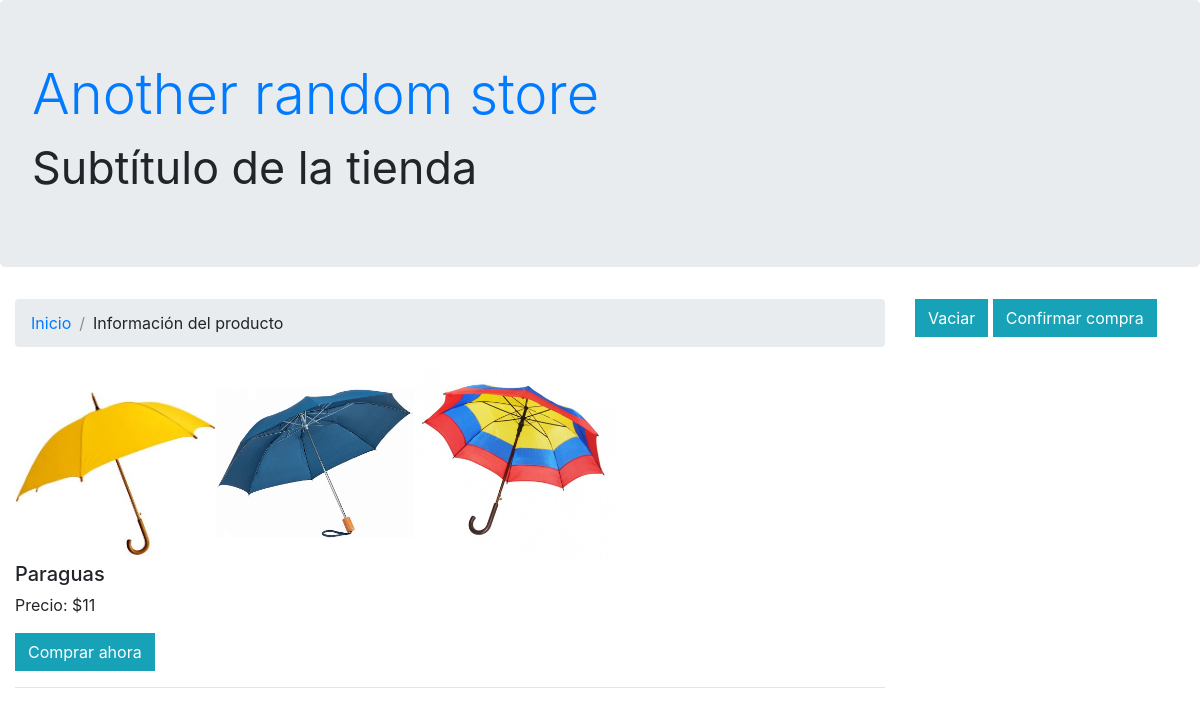
The page /producto.php?idproducto=1 on the database its author committed.
### tables this page shows
CREATE TABLE IF NOT EXISTS `imagenesproducto` (
  `idimagen` int(10) NOT NULL AUTO_INCREMENT,
  `idproducto` int(10) NOT NULL,
  `imagen` varchar(100) NOT NULL,
  `titulo` varchar(100) NOT NULL,
  `descripcion` varchar(100) NOT NULL,
  PRIMARY KEY (`idimagen`),
  KEY `idproducto` (`idproducto`)
);

CREATE TABLE IF NOT EXISTS `productos` (
  `idproducto` int(10) NOT NULL AUTO_INCREMENT,
  `nombreproducto` varchar(100) NOT NULL,
  `descripcion` varchar(100) NOT NULL,
  `precio` decimal(10,0) NOT NULL,
  `peso` double NOT NULL,
  `existencias` int(10) NOT NULL,
  PRIMARY KEY (`idproducto`)
);

### producto.php (the view, shortened to what this page needs)
<?php
include 'conexion.php';
include 'header.php';
$peticion = "SELECT * FROM productos WHERE idproducto=".$_GET['idproducto']." LIMIT 1";
$resultado = mysqli_query($conexion, $peticion);
?>
<section class="col-sm-12">
     <ol class="breadcrumb">
          <li class="breadcrumb-item active"><a href="index.php">Inicio</a></li>
          <li class="breadcrumb-item">Información del producto</li>
     </ol>
</section>
<?php
while ($fila = mysqli_fetch_array($resultado)) {
     echo "<article class='container justify-content-between'>";
     $peticion2 = "SELECT * FROM imagenesproducto WHERE idproducto =".$fila['idproducto']."";
     $resultado2 = mysqli_query($conexion, $peticion2)or die(mysql_error());
     while ($fila2 = mysqli_fetch_array($resultado2)) {
          echo "<img src='img/".$fila2['imagen']." 'class='' width='200'>";
     }
   echo "<h5 class=''>".$fila['nombreproducto']."</h5>";
   echo "<p class=''> Precio: $".$fila['precio']."</p>";
   echo "<button class='botoncompra btn btn-info' value='".$fila['idproducto']."' >Comprar ahora</button>";
   echo "<br><hr>
   </div></article>
   ";
}
?>
</section>
</div>
</div>
</body>
</html>

### css/styles.css (style rules this page uses)
.btn { border-radius: 0px; }

### rows shown on the page
productos: nombreproducto "Paraguas", precio "11", $fila['idproducto'] 1 (drawn)
imagenesproducto: imagen (picture)
imagenesproducto: imagen (picture)
imagenesproducto: imagen (picture)
